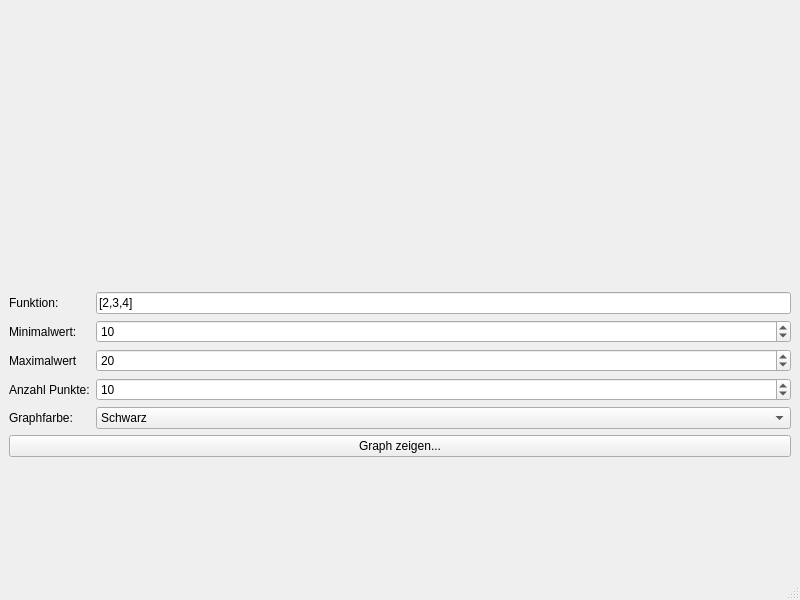
<?xml version="1.0" encoding="UTF-8"?>
<ui version="4.0">
 <class>MainWindow</class>
 <widget class="QMainWindow" name="MainWindow">
  <property name="geometry">
   <rect>
    <x>0</x>
    <y>0</y>
    <width>800</width>
    <height>600</height>
   </rect>
  </property>
  <property name="windowTitle">
   <string>MainWindow</string>
  </property>
  <widget class="QWidget" name="centralwidget">
   <layout class="QVBoxLayout" name="verticalLayout">
    <item>
     <layout class="QHBoxLayout" name="horizontalLayout">
      <item>
       <widget class="QWidget" name="widget" native="true"/>
      </item>
     </layout>
    </item>
    <item>
     <layout class="QFormLayout" name="formLayout">
      <item row="0" column="0">
       <widget class="QLabel" name="label">
        <property name="text">
         <string>Funktion:</string>
        </property>
       </widget>
      </item>
      <item row="0" column="1">
       <widget class="QLineEdit" name="Funktion">
        <property name="text">
         <string>[2,3,4]</string>
        </property>
       </widget>
      </item>
      <item row="1" column="0">
       <widget class="QLabel" name="label_2">
        <property name="text">
         <string>Minimalwert:</string>
        </property>
       </widget>
      </item>
      <item row="1" column="1">
       <widget class="QSpinBox" name="Min">
        <property name="minimum">
         <number>1</number>
        </property>
        <property name="value">
         <number>10</number>
        </property>
       </widget>
      </item>
      <item row="2" column="0">
       <widget class="QLabel" name="label_3">
        <property name="text">
         <string>Maximalwert</string>
        </property>
       </widget>
      </item>
      <item row="2" column="1">
       <widget class="QSpinBox" name="Max">
        <property name="minimum">
         <number>2</number>
        </property>
        <property name="maximum">
         <number>100</number>
        </property>
        <property name="value">
         <number>20</number>
        </property>
       </widget>
      </item>
      <item row="3" column="0">
       <widget class="QLabel" name="label_4">
        <property name="text">
         <string>Anzahl Punkte:</string>
        </property>
       </widget>
      </item>
      <item row="3" column="1">
       <widget class="QSpinBox" name="Anzahl">
        <property name="minimum">
         <number>1</number>
        </property>
        <property name="value">
         <number>10</number>
        </property>
       </widget>
      </item>
      <item row="4" column="0">
       <widget class="QLabel" name="label_5">
        <property name="text">
         <string>Graphfarbe:</string>
        </property>
       </widget>
      </item>
      <item row="5" column="0" colspan="2">
       <widget class="QPushButton" name="button">
        <property name="text">
         <string>Graph zeigen...</string>
        </property>
       </widget>
      </item>
      <item row="4" column="1">
       <widget class="QComboBox" name="comboBox">
        <property name="acceptDrops">
         <bool>true</bool>
        </property>
        <item>
         <property name="text">
          <string>Schwarz</string>
         </property>
        </item>
        <item>
         <property name="text">
          <string>Cyan</string>
         </property>
        </item>
        <item>
         <property name="text">
          <string>Rot</string>
         </property>
        </item>
        <item>
         <property name="text">
          <string>Blau</string>
         </property>
        </item>
        <item>
         <property name="text">
          <string>Grün</string>
         </property>
        </item>
       </widget>
      </item>
     </layout>
    </item>
   </layout>
  </widget>
  <widget class="QMenuBar" name="menubar">
   <property name="geometry">
    <rect>
     <x>0</x>
     <y>0</y>
     <width>800</width>
     <height>21</height>
    </rect>
   </property>
  </widget>
  <widget class="QStatusBar" name="statusbar"/>
 </widget>
 <resources/>
 <connections/>
</ui>
